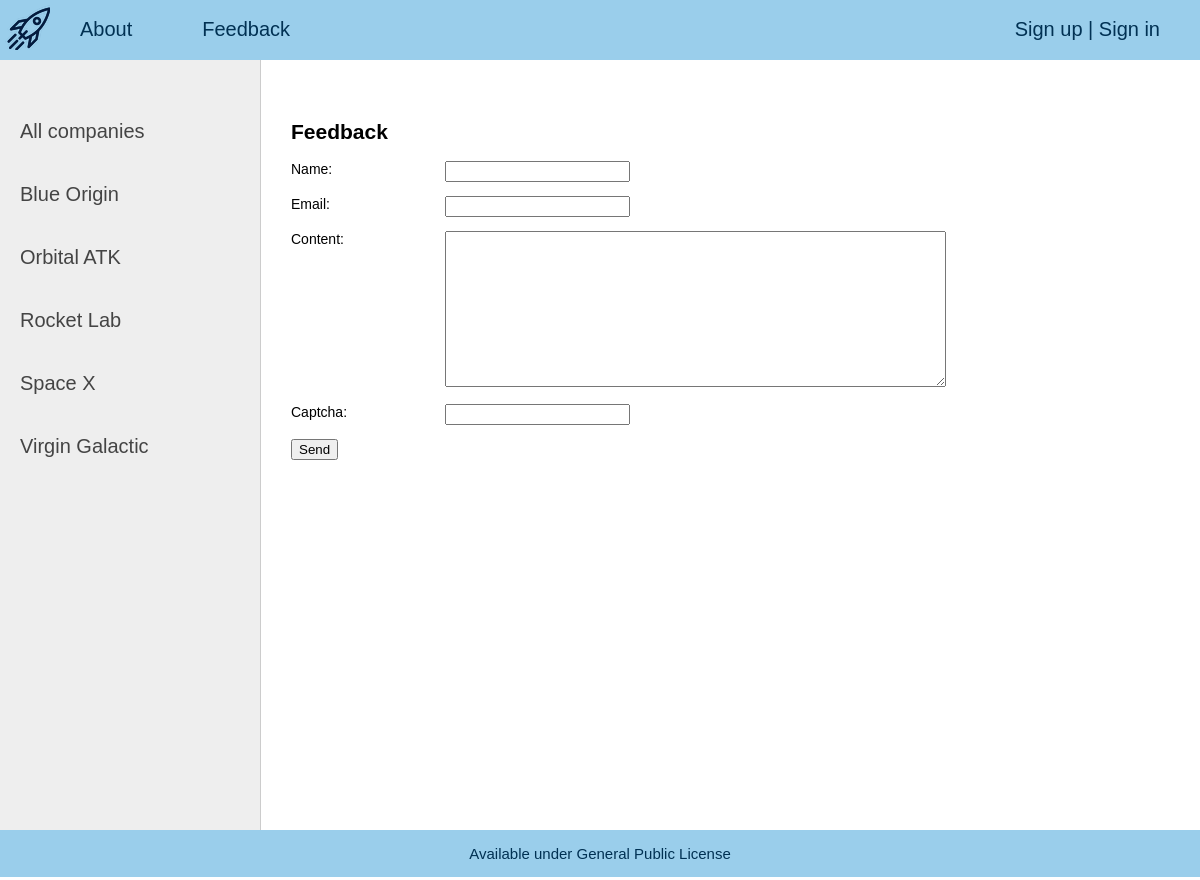
The page /feedback/ on the database its author committed.
### ships/models.py (models this page shows, shortened)
class Category(models.Model):
        name = models.CharField(max_length = 100, db_index = True)
        slug = models.SlugField(max_length = 255, unique = True, db_index = True)
        def get_absolute_url(self):
                return reverse('category', kwargs = {'cat_slug': self.slug})
        class Meta:
                verbose_name = 'Category'
                verbose_name_plural = 'Categories'
                ordering = ['id']

### ships/views.py (the view, shortened to what this page needs)
# urls.py: path('feedback/', Feedback.as_view(), name='feedback'),
class Feedback(DataMixin, FormView):
        form_class = Feedback
        template_name = 'ships/feedback.html'
        success_url = reverse_lazy('home')
        def get_context_data(self, *, object_list = None, **kwargs):
                context = super().get_context_data(**kwargs)
                c_def = self.get_user_context(title = 'Feedback')
                return dict(list(context.items()) + list(c_def.items()))

### ships/forms.py
class Feedback(forms.Form):
        name = forms.CharField(label = 'Name')
        email = forms.EmailField(label = 'Email')
        content = forms.CharField(widget = forms.Textarea(attrs = {'cols': 60, 'rows': 10}))
        captcha = CaptchaField()

### ships/utils.py (called while the page is built)
        def get_user_context(self, **kwargs):
                context = kwargs
                cats = cache.get('cats')  # low-level API
                if not cats:
                        cats = Category.objects.annotate(Count('ships'))
                        cache.set('cats', cats, 120)
                user_menu = menu.copy()
                if not self.request.user.is_authenticated:
                        user_menu.pop(1)
                context['menu'] = menu
                context['cats'] = cats
                if 'cat_selected' not in context:
                        context['cat_selected'] = 0
                return context

### ships/templates/ships/feedback.html (shortened to what this page needs)
{% extends 'ships/base.html' %}
{% block content %}
<h2>
	{{title}}
</h2>
<form method="post">
	{% for f in form %}
		<p>
			<label class="form-label" for="{{ f.id_for_label }}">
				{{f.label}}:
			</label>
			{{ f }}
		</p>
	{% endfor %}
	<button type="submit">
		Send
	</button>
</form>
{% endblock %}

### ships/templates/ships/base.html (shortened to what this page needs)
{% load static %}
{% load ships_tags %}
<!DOCTYPE html>
<html lang="en">
<head>
	<link type="text/css" href="{% static 'ships/css/style.css' %}" rel="stylesheet" />
</head>
<body>
<table class="table-page" border="0" cellpadding="0" cellspacing="0">
	<tr><td valign="top">
		{% block mainmenu %}
		<div class="header">
			<ul id="mainmenu" class="mainmenu">
				<li class="logo">
					<a href="{% url 'home' %}">
						<div class="logo"></div>
					</a>
				</li>
				{% for m in menu %}
					<li><a href="{% url m.url_name %}">{{ m.title }}</a></li>
				{% endfor %}
					{% if request.user.is_authenticated %}
						<li class="last"> {{user.username}} | <a href="{% url 'sign_out' %}">Exit</a> </li>
					{% else %}
						<li class="last"><a href="{% url 'sign_up' %}">Sign up</a> | <a href="{% url 'sign_in' %}">Sign in</a></li>
					{% endif %}
			</ul>
		</div>
		{% endblock mainmenu %}
<table class="table-content" border="0" cellspacing="0" cellpadding="0">
<tr>
	{% load cache %}
	<td valign="top" class="left-chapters">
	<ul id="left-chapters">
		{% cache 120 sidebar %}
		<li><a href="{% url 'home' %}">All companies</a> </li>
		{% for c in cats %}
			{% if c.ships__count > 0 %}
				{% if c.pk == cat_selected %}
					<li class="selected">{{c.name}}</li>
				{% else %}
					<li><a href="{{ c.get_absolute_url }}">{{c.name}}</a> </li>
				{% endif %}
			{% endif %}
		{% endfor %}
		{% endcache %}
	</ul>
	</td>
<td valign="top" class="content">
<div class="content-text">
	{% block content %}
	{% endblock %}
</div>
</td></tr></table>
	</td></tr></table>
</body>
<footer>
	<tr>
		<td valign="top">
			<div id="footer">
				<p>
					Available under General Public License
				</p>
			</div>
		</td>
	</tr>
</footer>
</html>

### ships/static/ships/css/style.css (style rules this page uses)
html, body { font-family: 'Arial'; margin: 0; padding: 0; height: 100%; width: 100%; color: #444; }
a { color: #0059b2; text-decoration: none; }
.table-page { width: 100%; height: 100%; vertical-align: top; }
.table-page tr { height: 100%; }
.header { background: #9ACEEB; height: 60px; }
.logo { background: url('../images/logo.ico') no-repeat 5px 5px; width: 50px; height: 50px; }
ul.mainmenu { list-style: none; margin: 0; padding: 0; height: 60px; color: #9ACEEB; font-size: 20px; overflow: hidden; }
ul.mainmenu li { float: left; margin: 18px 40px 0 30px; }
ul.mainmenu li.logo { margin: 0; }
ul.mainmenu li.last { float: right; }
ul.mainmenu li a { color: #013153; text-decoration: none; }
.last { color: #013153; }
.table-content { width: 100%; min-height: 100%; height: 100%; }
.left-chapters { margin: 0; background: #eee; border-right: 1px solid #ccc; min-height: 100%; }
.left-chapters ul { width: 230px; min-height: 100%; margin: 0; padding: 20px 10px 0px 20px; list-style: none; font-size: 20px; }
.left-chapters ul li { margin: 40px 0 0 0; color: #999; }
.left-chapters ul li a { color: #444; text-decoration: none; }
.content { padding: 0px 20px 0px 0px; width: 100%; box-sizing: border-box; }
.content-text { margin: 60px 0 0 30px; color: #000; font-size: 14px; font-family: Arial; }
footer { position: relative; left: 0; bottom: -30px; width: 100%: height: 20px: box-sizing: border-box; background: #9ACEEB; padding: 0px; color: #003153; font-size: 15px; font-family: Verdana, Geneva, Arial, Helvetica; text-align: center; overflow: hidden; flex: 0 0 auto; }
.form-label { display: inline-block; min-width: 150px; vertical-align: top; }

### rows shown on the page
Category: name "Blue Origin"
Category: name "Orbital ATK"
Category: name "Rocket Lab"
Category: name "Space X"
Category: name "Virgin Galactic"

### other values the page prints
{{ m.title }} "About" "Feedback"
{{ title }} "Feedback"
{{ f.label }} "Name" "Email" "Content" "Captcha"
